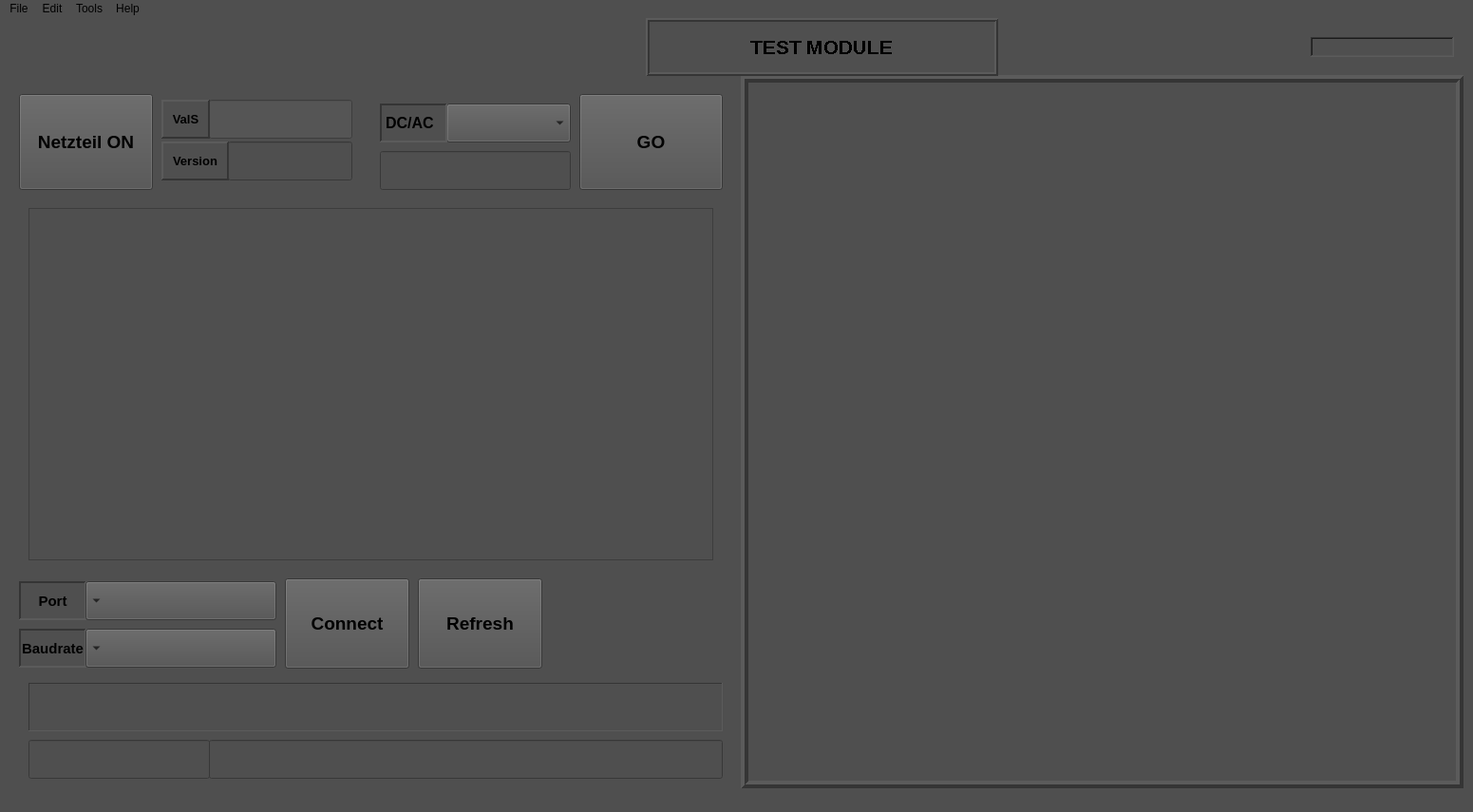
<?xml version="1.0" encoding="UTF-8"?>
<ui version="4.0">
 <class>APP</class>
 <widget class="QMainWindow" name="APP">
  <property name="geometry">
   <rect>
    <x>0</x>
    <y>0</y>
    <width>1551</width>
    <height>855</height>
   </rect>
  </property>
  <property name="windowTitle">
   <string>MainWindow</string>
  </property>
  <property name="toolTip">
   <string>&lt;html&gt;&lt;head/&gt;&lt;body&gt;&lt;p&gt;&lt;br/&gt;&lt;/p&gt;&lt;/body&gt;&lt;/html&gt;</string>
  </property>
  <property name="styleSheet">
   <string notr="true">background-color: rgb(79, 79, 79);</string>
  </property>
  <widget class="QWidget" name="centralwidget">
   <widget class="QLabel" name="image_label">
    <property name="geometry">
     <rect>
      <x>780</x>
      <y>60</y>
      <width>761</width>
      <height>751</height>
     </rect>
    </property>
    <property name="styleSheet">
     <string notr="true">border-color: rgb(0, 0, 0);
selection-color: rgb(0, 85, 255);</string>
    </property>
    <property name="frameShape">
     <enum>QFrame::Box</enum>
    </property>
    <property name="frameShadow">
     <enum>QFrame::Raised</enum>
    </property>
    <property name="lineWidth">
     <number>4</number>
    </property>
    <property name="text">
     <string/>
    </property>
    <property name="alignment">
     <set>Qt::AlignCenter</set>
    </property>
   </widget>
   <widget class="QLabel" name="title_label">
    <property name="geometry">
     <rect>
      <x>680</x>
      <y>0</y>
      <width>371</width>
      <height>61</height>
     </rect>
    </property>
    <property name="font">
     <font>
      <pointsize>16</pointsize>
      <weight>75</weight>
      <bold>true</bold>
      <stylestrategy>NoAntialias</stylestrategy>
     </font>
    </property>
    <property name="frameShape">
     <enum>QFrame::Box</enum>
    </property>
    <property name="frameShadow">
     <enum>QFrame::Raised</enum>
    </property>
    <property name="lineWidth">
     <number>2</number>
    </property>
    <property name="text">
     <string>TEST MODULE</string>
    </property>
    <property name="alignment">
     <set>Qt::AlignCenter</set>
    </property>
   </widget>
   <widget class="QLabel" name="time_label">
    <property name="geometry">
     <rect>
      <x>1380</x>
      <y>20</y>
      <width>151</width>
      <height>21</height>
     </rect>
    </property>
    <property name="font">
     <font>
      <pointsize>10</pointsize>
      <weight>50</weight>
      <bold>false</bold>
     </font>
    </property>
    <property name="frameShape">
     <enum>QFrame::WinPanel</enum>
    </property>
    <property name="frameShadow">
     <enum>QFrame::Sunken</enum>
    </property>
    <property name="lineWidth">
     <number>2</number>
    </property>
    <property name="text">
     <string/>
    </property>
   </widget>
   <widget class="QWidget" name="widget" native="true">
    <property name="geometry">
     <rect>
      <x>20</x>
      <y>80</y>
      <width>751</width>
      <height>101</height>
     </rect>
    </property>
    <widget class="QPushButton" name="start_button">
     <property name="geometry">
      <rect>
       <x>0</x>
       <y>0</y>
       <width>141</width>
       <height>101</height>
      </rect>
     </property>
     <property name="font">
      <font>
       <pointsize>14</pointsize>
       <weight>75</weight>
       <bold>true</bold>
      </font>
     </property>
     <property name="text">
      <string>Netzteil ON</string>
     </property>
     <property name="checkable">
      <bool>false</bool>
     </property>
    </widget>
    <widget class="QPushButton" name="test_button">
     <property name="geometry">
      <rect>
       <x>590</x>
       <y>0</y>
       <width>151</width>
       <height>101</height>
      </rect>
     </property>
     <property name="font">
      <font>
       <pointsize>14</pointsize>
       <weight>75</weight>
       <bold>true</bold>
      </font>
     </property>
     <property name="text">
      <string>GO</string>
     </property>
    </widget>
    <widget class="QLineEdit" name="result_edit">
     <property name="geometry">
      <rect>
       <x>380</x>
       <y>60</y>
       <width>201</width>
       <height>41</height>
      </rect>
     </property>
     <property name="font">
      <font>
       <pointsize>11</pointsize>
       <weight>75</weight>
       <bold>true</bold>
      </font>
     </property>
     <property name="alignment">
      <set>Qt::AlignCenter</set>
     </property>
    </widget>
    <widget class="QLineEdit" name="value_edit">
     <property name="geometry">
      <rect>
       <x>200</x>
       <y>6</y>
       <width>151</width>
       <height>41</height>
      </rect>
     </property>
     <property name="sizePolicy">
      <sizepolicy hsizetype="Expanding" vsizetype="Minimum">
       <horstretch>0</horstretch>
       <verstretch>0</verstretch>
      </sizepolicy>
     </property>
     <property name="font">
      <font>
       <pointsize>12</pointsize>
       <weight>75</weight>
       <bold>true</bold>
      </font>
     </property>
     <property name="styleSheet">
      <string notr="true">selection-background-color: rgb(115, 140, 140);
background-color: rgb(219, 255, 120);
color: rgb(255, 255, 127);
background-color: rgb(85, 85, 85);
</string>
     </property>
     <property name="inputMask">
      <string notr="true"/>
     </property>
     <property name="alignment">
      <set>Qt::AlignCenter</set>
     </property>
    </widget>
    <widget class="QLabel" name="version_button">
     <property name="geometry">
      <rect>
       <x>150</x>
       <y>50</y>
       <width>71</width>
       <height>41</height>
      </rect>
     </property>
     <property name="font">
      <font>
       <pointsize>10</pointsize>
       <weight>75</weight>
       <bold>true</bold>
      </font>
     </property>
     <property name="frameShape">
      <enum>QFrame::Panel</enum>
     </property>
     <property name="frameShadow">
      <enum>QFrame::Raised</enum>
     </property>
     <property name="lineWidth">
      <number>2</number>
     </property>
     <property name="text">
      <string>Version</string>
     </property>
     <property name="alignment">
      <set>Qt::AlignCenter</set>
     </property>
    </widget>
    <widget class="QLabel" name="vals_button">
     <property name="geometry">
      <rect>
       <x>150</x>
       <y>6</y>
       <width>51</width>
       <height>41</height>
      </rect>
     </property>
     <property name="font">
      <font>
       <pointsize>10</pointsize>
       <weight>75</weight>
       <bold>true</bold>
      </font>
     </property>
     <property name="frameShape">
      <enum>QFrame::Panel</enum>
     </property>
     <property name="frameShadow">
      <enum>QFrame::Raised</enum>
     </property>
     <property name="lineWidth">
      <number>2</number>
     </property>
     <property name="text">
      <string>ValS</string>
     </property>
     <property name="alignment">
      <set>Qt::AlignCenter</set>
     </property>
    </widget>
    <widget class="QLineEdit" name="version_edit">
     <property name="geometry">
      <rect>
       <x>220</x>
       <y>50</y>
       <width>131</width>
       <height>41</height>
      </rect>
     </property>
     <property name="font">
      <font>
       <pointsize>11</pointsize>
       <weight>75</weight>
       <bold>true</bold>
      </font>
     </property>
     <property name="alignment">
      <set>Qt::AlignCenter</set>
     </property>
    </widget>
    <widget class="QComboBox" name="AC_DC_box">
     <property name="geometry">
      <rect>
       <x>450</x>
       <y>10</y>
       <width>131</width>
       <height>41</height>
      </rect>
     </property>
     <property name="font">
      <font>
       <pointsize>10</pointsize>
       <weight>75</weight>
       <bold>true</bold>
      </font>
     </property>
    </widget>
    <widget class="QLabel" name="label">
     <property name="geometry">
      <rect>
       <x>380</x>
       <y>10</y>
       <width>71</width>
       <height>41</height>
      </rect>
     </property>
     <property name="font">
      <font>
       <pointsize>12</pointsize>
       <weight>75</weight>
       <bold>true</bold>
      </font>
     </property>
     <property name="frameShape">
      <enum>QFrame::Panel</enum>
     </property>
     <property name="frameShadow">
      <enum>QFrame::Sunken</enum>
     </property>
     <property name="lineWidth">
      <number>2</number>
     </property>
     <property name="text">
      <string>DC/AC</string>
     </property>
    </widget>
   </widget>
   <widget class="QWidget" name="widget_2" native="true">
    <property name="geometry">
     <rect>
      <x>20</x>
      <y>200</y>
      <width>741</width>
      <height>371</height>
     </rect>
    </property>
    <widget class="QLabel" name="info_label">
     <property name="geometry">
      <rect>
       <x>10</x>
       <y>0</y>
       <width>721</width>
       <height>371</height>
      </rect>
     </property>
     <property name="font">
      <font>
       <pointsize>12</pointsize>
       <weight>75</weight>
       <bold>true</bold>
       <underline>true</underline>
      </font>
     </property>
     <property name="mouseTracking">
      <bool>true</bool>
     </property>
     <property name="frameShape">
      <enum>QFrame::StyledPanel</enum>
     </property>
     <property name="text">
      <string/>
     </property>
     <property name="alignment">
      <set>Qt::AlignCenter</set>
     </property>
    </widget>
   </widget>
   <widget class="QWidget" name="widget_4" native="true">
    <property name="geometry">
     <rect>
      <x>20</x>
      <y>590</y>
      <width>741</width>
      <height>211</height>
     </rect>
    </property>
    <widget class="QPushButton" name="refresh_button">
     <property name="geometry">
      <rect>
       <x>420</x>
       <y>0</y>
       <width>131</width>
       <height>95</height>
      </rect>
     </property>
     <property name="font">
      <font>
       <pointsize>14</pointsize>
       <weight>75</weight>
       <bold>true</bold>
      </font>
     </property>
     <property name="text">
      <string>Refresh</string>
     </property>
     <property name="checkable">
      <bool>true</bool>
     </property>
    </widget>
    <widget class="QPushButton" name="connect_button">
     <property name="geometry">
      <rect>
       <x>280</x>
       <y>0</y>
       <width>131</width>
       <height>95</height>
      </rect>
     </property>
     <property name="font">
      <font>
       <pointsize>14</pointsize>
       <weight>75</weight>
       <bold>true</bold>
      </font>
     </property>
     <property name="text">
      <string>Connect</string>
     </property>
     <property name="checkable">
      <bool>true</bool>
     </property>
    </widget>
    <widget class="QLabel" name="port_label">
     <property name="geometry">
      <rect>
       <x>0</x>
       <y>3</y>
       <width>71</width>
       <height>41</height>
      </rect>
     </property>
     <property name="font">
      <font>
       <pointsize>11</pointsize>
       <weight>75</weight>
       <bold>true</bold>
      </font>
     </property>
     <property name="frameShape">
      <enum>QFrame::Panel</enum>
     </property>
     <property name="frameShadow">
      <enum>QFrame::Sunken</enum>
     </property>
     <property name="lineWidth">
      <number>2</number>
     </property>
     <property name="text">
      <string>Port</string>
     </property>
     <property name="alignment">
      <set>Qt::AlignCenter</set>
     </property>
    </widget>
    <widget class="QComboBox" name="port_box">
     <property name="geometry">
      <rect>
       <x>70</x>
       <y>3</y>
       <width>201</width>
       <height>41</height>
      </rect>
     </property>
     <property name="font">
      <font>
       <pointsize>10</pointsize>
       <weight>75</weight>
       <bold>true</bold>
      </font>
     </property>
     <property name="layoutDirection">
      <enum>Qt::RightToLeft</enum>
     </property>
    </widget>
    <widget class="QLabel" name="baudrate_label">
     <property name="geometry">
      <rect>
       <x>0</x>
       <y>53</y>
       <width>71</width>
       <height>41</height>
      </rect>
     </property>
     <property name="font">
      <font>
       <pointsize>11</pointsize>
       <weight>75</weight>
       <bold>true</bold>
      </font>
     </property>
     <property name="frameShape">
      <enum>QFrame::Panel</enum>
     </property>
     <property name="frameShadow">
      <enum>QFrame::Sunken</enum>
     </property>
     <property name="lineWidth">
      <number>2</number>
     </property>
     <property name="text">
      <string>Baudrate</string>
     </property>
     <property name="alignment">
      <set>Qt::AlignCenter</set>
     </property>
    </widget>
    <widget class="QComboBox" name="baudrate_box">
     <property name="geometry">
      <rect>
       <x>70</x>
       <y>53</y>
       <width>201</width>
       <height>41</height>
      </rect>
     </property>
     <property name="font">
      <font>
       <pointsize>10</pointsize>
       <weight>75</weight>
       <bold>true</bold>
      </font>
     </property>
     <property name="layoutDirection">
      <enum>Qt::RightToLeft</enum>
     </property>
    </widget>
    <widget class="QLineEdit" name="Final_result_box">
     <property name="geometry">
      <rect>
       <x>200</x>
       <y>170</y>
       <width>541</width>
       <height>41</height>
      </rect>
     </property>
     <property name="font">
      <font>
       <pointsize>10</pointsize>
       <weight>75</weight>
       <bold>true</bold>
      </font>
     </property>
     <property name="frame">
      <bool>true</bool>
     </property>
     <property name="alignment">
      <set>Qt::AlignLeading|Qt::AlignLeft|Qt::AlignVCenter</set>
     </property>
    </widget>
    <widget class="QLineEdit" name="id_Edit">
     <property name="geometry">
      <rect>
       <x>10</x>
       <y>170</y>
       <width>191</width>
       <height>41</height>
      </rect>
     </property>
     <property name="font">
      <font>
       <pointsize>10</pointsize>
       <weight>75</weight>
       <bold>true</bold>
      </font>
     </property>
     <property name="frame">
      <bool>true</bool>
     </property>
     <property name="alignment">
      <set>Qt::AlignCenter</set>
     </property>
    </widget>
    <widget class="QTextBrowser" name="textBrowser">
     <property name="geometry">
      <rect>
       <x>10</x>
       <y>110</y>
       <width>731</width>
       <height>51</height>
      </rect>
     </property>
     <property name="frameShape">
      <enum>QFrame::Panel</enum>
     </property>
     <property name="lineWidth">
      <number>1</number>
     </property>
    </widget>
   </widget>
  </widget>
  <widget class="QStatusBar" name="statusbar"/>
  <widget class="QMenuBar" name="menubar">
   <property name="geometry">
    <rect>
     <x>0</x>
     <y>0</y>
     <width>1551</width>
     <height>21</height>
    </rect>
   </property>
   <widget class="QMenu" name="menuFile">
    <property name="title">
     <string>File</string>
    </property>
    <addaction name="actionNew"/>
    <addaction name="actionExit"/>
    <addaction name="actionSave"/>
    <addaction name="actionSave_as"/>
   </widget>
   <widget class="QMenu" name="menuEdit">
    <property name="title">
     <string>Edit</string>
    </property>
   </widget>
   <widget class="QMenu" name="menuTools">
    <property name="title">
     <string>Tools</string>
    </property>
   </widget>
   <widget class="QMenu" name="menuHelp">
    <property name="title">
     <string>Help</string>
    </property>
    <addaction name="actionAbout"/>
   </widget>
   <addaction name="menuFile"/>
   <addaction name="menuEdit"/>
   <addaction name="menuTools"/>
   <addaction name="menuHelp"/>
  </widget>
  <action name="actionNew">
   <property name="text">
    <string>New</string>
   </property>
  </action>
  <action name="actionExit">
   <property name="text">
    <string>Load</string>
   </property>
  </action>
  <action name="actionSave">
   <property name="text">
    <string>Save</string>
   </property>
  </action>
  <action name="actionSave_as">
   <property name="text">
    <string>Save as</string>
   </property>
  </action>
  <action name="actionAbout">
   <property name="text">
    <string>About</string>
   </property>
  </action>
 </widget>
 <resources>
  <include location="../images_/source.qrc"/>
 </resources>
 <connections/>
</ui>
